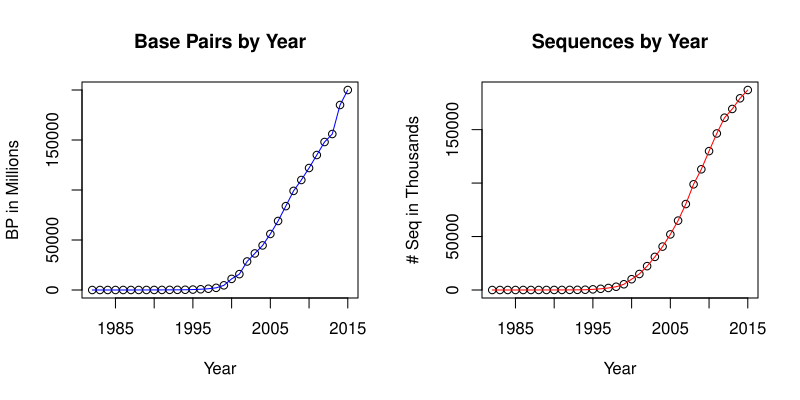

This figure's R source:
d <- read.table("GenBank_YearlyGrowth.txt", header = TRUE)

# Convert BP to millions
mil <- function(a)
{
	return(a / 1000000)
}

# Convert sequences to thousands
thou <- function(a)
{
	return(a / 1000)
}

# PDF export with dimensions
pdf(file="plot.pdf", width=8, height=4)

# Setting up PDF output to show two plots side by side
par(mfrow=c(1,2))

# Plotting the data
plot(d$Year, mil(d$Bases), main = "Base Pairs by Year", xlab = "Year", ylab = "BP in Millions")
lines(d$Year, mil(d$Bases), type = "l", col = "Blue")
plot(d$Year, thou(d$Sequences), main = "Sequences by Year", xlab = "Year", ylab = "# Seq in Thousands")
lines(d$Year, thou(d$Sequences), type="l", col="Red")

# Turn off PDF output
dev.off()
